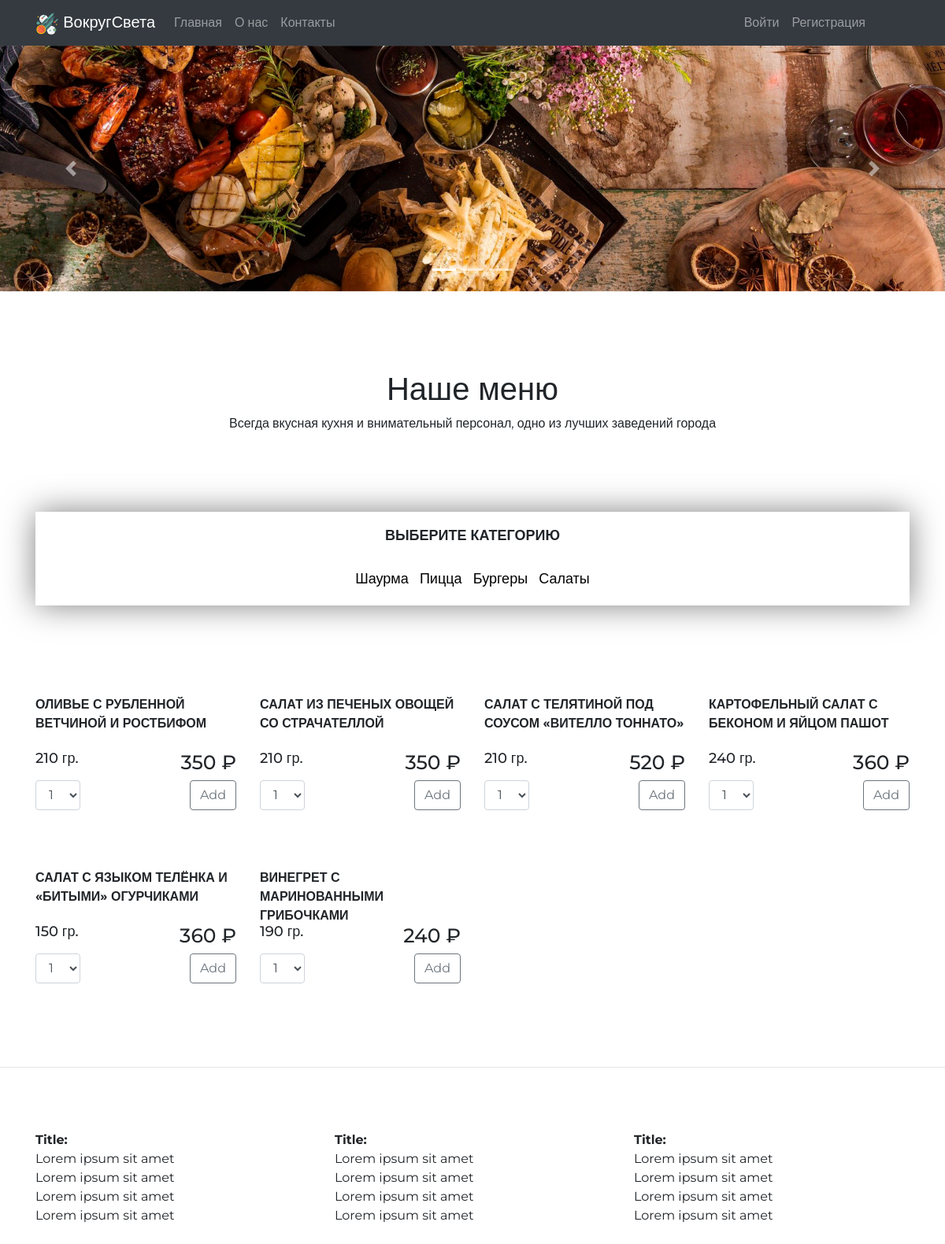
The page /Салаты/ on the database its author committed.
### shop/models.py (models this page shows, shortened)
class Category(models.Model):
    name = models.TextField()

class Product(models.Model):
    name = models.TextField()
    description = models.TextField()
    weight = models.IntegerField()
    price = models.IntegerField()
    category = models.ForeignKey("Category", on_delete=models.CASCADE)
    image = models.ImageField(upload_to='products_pics')

### shop/views.py (the view, shortened to what this page needs)
# urls.py: path('<str:category>/', views.get_products , name="products-page"),
def get_products(request, category):
    print(request.method)
    categories = Category.objects.all()
    products = Product.objects.filter(category__name=category)
    context = {
        'categories' : categories,
        'products' : products,
        'category' : category
    }
    return render(request, template_name='shop/main.html', context=context)

### shop/templates/shop/main.html (shortened to what this page needs)
{% extends 'shop/base.html' %}
{% load static %}
{% block content %}
	<section class="carousel">
		<div id="carouselExampleIndicators" class="carousel slide" data-ride="carousel">
			<ol class="carousel-indicators">
			  <li data-target="#carouselExampleIndicators" data-slide-to="0" class="active"></li>
			  <li data-target="#carouselExampleIndicators" data-slide-to="1"></li>
			  <li data-target="#carouselExampleIndicators" data-slide-to="2"></li>
			</ol>
			<div class="carousel-inner">
			  <div class="carousel-item active">
				<img class="d-block w-100" src="{% static 'shop/images/carousel_image1.jpg' %}" alt="First slide">
			  </div>
			</div>
			<a class="carousel-control-prev" href="#carouselExampleIndicators" role="button" data-slide="prev">
			  <span class="carousel-control-prev-icon" aria-hidden="true"></span>
			</a>
			<a class="carousel-control-next" href="#carouselExampleIndicators" role="button" data-slide="next">
			  <span class="carousel-control-next-icon" aria-hidden="true"></span>
			</a>
		  </div>
	</section>
	<section class="delivery">
		<div class="container delivery">
			<div class="text-center headline">
				<h1>Наше меню</h1>
				<p class="subtitle">Всегда вкусная кухня и внимательный персонал, одно из лучших заведений города				</p>
			</div>
			<div class="row">
				<div class="col-xs-12 col-sm-12">
					<div class="categories">
						<h4>ВЫБЕРИТЕ КАТЕГОРИЮ</h4>
						<div class="categories_list">
						{% for category in categories %}
							<a href="{% url 'products-page' category.name %}">{{ category.name }}</a>
						{% endfor %}
						</div>
					</div>
				</div>
			</div>
			<div class="row">
				<div class="products">
				{% for product in products %}
					<div class="col-xs-12 col-sm-4 col-md-3">
						<div class="product">
							<div class="product-photo">
							</div>
							<div class="name">
								<strong>{{ product.name }}</strong>
							</div>
							<div class="price_weight">
								<div class="row">
									<div class="col-xs-6">
										<h4>{{ product.weight }} гр.</h4>
									</div>
									<div class="col-xs-6 text-right">
										<h3>{{ product.price }} ₽</h3>
									</div>
								</div>
							</div>
							<form method="POST" action="{% url 'products-page' category %}">
								<div class="row">
										<div class="col-xs-3">
											<select name="number" class="form-control" id="">
												<option value="1">1</option>
											</select>
										</div>
										<div class="col-xs-8 text-right">
											<button type="submit" class="btn btn-outline-secondary">Add</button>
										</div>
								</div>
							</form>
						</div>
					</div>
				{% endfor %}
				</div>
			</div>
			</div>
	</section>
{% endblock content %}

### shop/static/shop/style.css (style rules this page uses)
body { font-family: 'Montserrat', sans-serif; margin: 0; padding: 0; }
.categories { box-shadow: 0 0 40px rgb(0,0,0,0.5); padding: 20px; text-align: center; margin-bottom: 30px; }
.categories a { color: black; font-size: 18px; }
.categories h4 { font-size: 18px; font-weight: bold; }
.categories_list { margin-top: 30px; }
.categories_list a { margin-left: 5px; margin-right: 5px; }
.headline { margin-top: 100px; margin-bottom: 100px; }
.product { margin-bottom: 40px; }
.product .name { margin-top: 10px; height: 60px; }
.product .name strong { padding-left: 0px; }
.product .price_weight .row { margin-top: 10px; margin-left: 0; margin-right: 0; }
.product .price_weight .row .col-xs-6 h4 { font-size: 18px; }
.product .price_weight .row .col-xs-6 h3 { font-size: 25px; }
.product form .row { margin-left: 0; margin-right: 0; }
.products { margin-bottom: 50px; margin-top: 50px; }
.text-right { margin-left: auto; }
.name, .weight, .cost, .btn-outline-danger { margin-top: 10px; }
.col-xs-12 { width: 100%; }
.col-xs-1, .col-xs-2, .col-xs-3, .col-xs-4, .col-xs-5, .col-xs-6, .col-xs-7, .col-xs-8, .col-xs-9, .col-xs-10, .col-xs-11, .col-xs-12 { float: left; }

### rows shown on the page
Category: name "Шаурма"
Category: name "Пицца"
Category: name "Бургеры"
Category: name "Салаты"
Product: name "ОЛИВЬЕ С РУБЛЕННОЙ ВЕТЧИНОЙ И РОСТБИФОМ", weight "210", price "350"
Product: name "САЛАТ ИЗ ПЕЧЕНЫХ ОВОЩЕЙ СО СТРАЧАТЕЛЛОЙ", weight "210", price "350"
Product: name "САЛАТ С ТЕЛЯТИНОЙ ПОД СОУСОМ «ВИТЕЛЛО ТОННАТО»", weight "210", price "520"
Product: name "КАРТОФЕЛЬНЫЙ САЛАТ С БЕКОНОМ И ЯЙЦОМ ПАШОТ", weight "240", price "360"
Product: name "САЛАТ С ЯЗЫКОМ ТЕЛЁНКА И «БИТЫМИ» ОГУРЧИКАМИ", weight "150", price "360"
Product: name "ВИНЕГРЕТ С МАРИНОВАННЫМИ ГРИБОЧКАМИ", weight "190", price "240"
